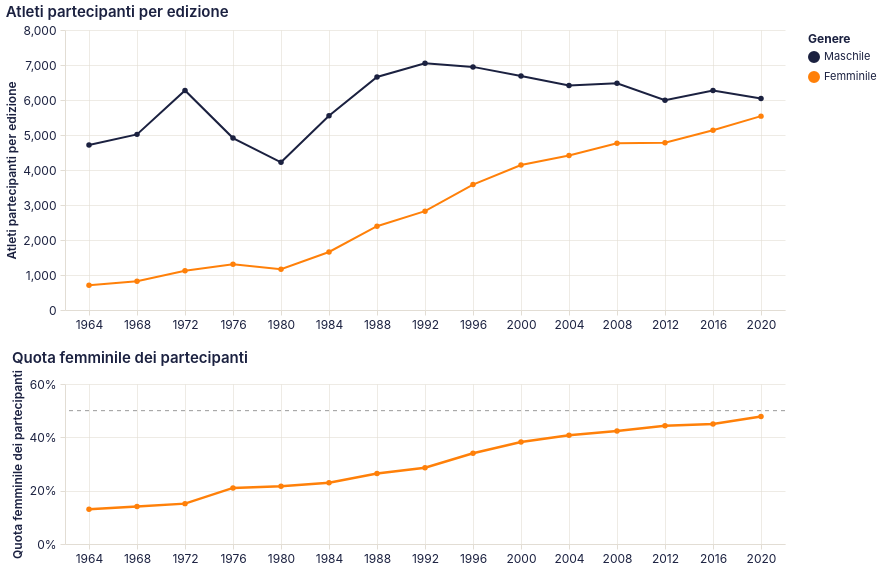

Vega-Lite specification for this chart:
### Vega-Lite specification from a JSON file in a GitHub repository (floating-point values rounded to 4 significant figures)
{"config": {"background": "transparent", "view": {"continuousWidth": 400, "continuousHeight": 300, "stroke": null, "fill": null}, "mark": {"color": "#1b2140"}, "arc": {"fill": "#1b2140"}, "area": {"fill": "#1b2140", "line": true, "fillOpacity": 0.15}, "line": {"stroke": "#1b2140", "strokeWidth": 2}, "path": {"stroke": "#1b2140"}, "rect": {"fill": "#1b2140"}, "bar": {"fill": "#1b2140"}, "point": {"fill": "#1b2140", "filled": true}, "shape": {"stroke": "#1b2140"}, "symbol": {"fill": "#1b2140"}, "title": {"color": "#1b2140", "anchor": "start", "fontSize": 15, "font": "Inter, system-ui, -apple-system, BlinkMacSystemFont, 'Segoe UI', Roboto, sans-serif", "fontWeight": 600, "subtitleColor": "#1b2140", "subtitleFont": "Inter, system-ui, -apple-system, BlinkMacSystemFont, 'Segoe UI', Roboto, sans-serif"}, "axis": {"labelColor": "#1b2140", "labelFontSize": 12, "labelFont": "Inter, system-ui, -apple-system, BlinkMacSystemFont, 'Segoe UI', Roboto, sans-serif", "labelFontWeight": 400, "titleColor": "#1b2140", "titleFont": "Inter, system-ui, -apple-system, BlinkMacSystemFont, 'Segoe UI', Roboto, sans-serif", "titleFontWeight": 600, "titleFontSize": 12, "grid": true, "gridColor": "#e2ddd4", "gridWidth": 0.6, "domainColor": "#e2ddd4", "tickColor": "#e2ddd4", "labelAngle": 0, "labelPadding": 4, "tickSize": 5}, "axisBand": {"grid": false}, "legend": {"labelFontSize": 11, "titleFontSize": 12, "labelFont": "Inter, system-ui, -apple-system, BlinkMacSystemFont, 'Segoe UI', Roboto, sans-serif", "titleFont": "Inter, system-ui, -apple-system, BlinkMacSystemFont, 'Segoe UI', Roboto, sans-serif", "labelColor": "#1b2140", "titleColor": "#1b2140", "symbolType": "circle", "padding": 4}, "range": {"category": ["#1b2140", "#ff8009", "#9a0641", "#ffe34a", "#e7b6af", "#0088b0", "#e03830"]}}, "vconcat": [{"data": {"name": "data-9949773066dc6e33ee15016cefac500a"}, "mark": {"type": "line", "point": true, "strokeWidth": 2}, "encoding": {"color": {"field": "genere", "scale": {"domain": ["Maschile", "Femminile"], "range": ["#1b2140", "#ff8009"]}, "title": "Genere", "type": "nominal"}, "tooltip": [{"field": "year", "title": "Anno", "type": "ordinal"}, {"field": "genere", "title": "Genere", "type": "nominal"}, {"field": "atleti", "format": ",.0f", "title": "Atleti partecipanti per edizione", "type": "quantitative"}], "x": {"axis": {"labelAngle": 0, "title": null}, "field": "year", "type": "ordinal"}, "y": {"field": "atleti", "title": "Atleti partecipanti per edizione", "type": "quantitative"}}, "height": 280, "title": "Atleti partecipanti per edizione", "width": 720}, {"layer": [{"data": {"name": "data-c01c208309bfb941e453b0e94d2e36f6"}, "mark": {"type": "line", "color": "#ff8009", "point": {"color": "#ff8009"}, "strokeWidth": 2.5}, "encoding": {"tooltip": [{"field": "year", "title": "Anno", "type": "ordinal"}, {"field": "quota_f", "format": ".1%", "title": "Quota femminile dei partecipanti", "type": "quantitative"}], "x": {"axis": {"labelAngle": 0, "title": null}, "field": "year", "type": "ordinal"}, "y": {"axis": {"format": "%"}, "field": "quota_f", "scale": {"domain": [0, 0.6]}, "title": "Quota femminile dei partecipanti", "type": "quantitative"}}}, {"data": {"name": "data-ae456247d702c6c353c73adae49361a3"}, "mark": {"type": "rule", "color": "#999999", "strokeDash": [4, 4]}, "encoding": {"y": {"field": "quota_f", "type": "quantitative"}}}], "height": 160, "title": "Quota femminile dei partecipanti", "width": 720}], "$schema": "https://vega.github.io/schema/vega-lite/v6.4.1.json", "datasets": {"data-9949773066dc6e33ee15016cefac500a": [{"year": 1964, "genere": "Femminile", "atleti": 706}, {"year": 1964, "genere": "Maschile", "atleti": 4716}, {"year": 1968, "genere": "Femminile", "atleti": 823}, {"year": 1968, "genere": "Maschile", "atleti": 5018}, {"year": 1972, "genere": "Femminile", "atleti": 1119}, {"year": 1972, "genere": "Maschile", "atleti": 6273}, {"year": 1976, "genere": "Femminile", "atleti": 1308}, {"year": 1976, "genere": "Maschile", "atleti": 4912}, {"year": 1980, "genere": "Femminile", "atleti": 1164}, {"year": 1980, "genere": "Maschile", "atleti": 4219}, {"year": 1984, "genere": "Femminile", "atleti": 1658}, {"year": 1984, "genere": "Maschile", "atleti": 5551}, {"year": 1988, "genere": "Femminile", "atleti": 2395}, {"year": 1988, "genere": "Maschile", "atleti": 6659}, {"year": 1992, "genere": "Femminile", "atleti": 2823}, {"year": 1992, "genere": "Maschile", "atleti": 7052}, {"year": 1996, "genere": "Femminile", "atleti": 3584}, {"year": 1996, "genere": "Maschile", "atleti": 6946}, {"year": 2000, "genere": "Femminile", "atleti": 4144}, {"year": 2000, "genere": "Maschile", "atleti": 6688}, {"year": 2004, "genere": "Femminile", "atleti": 4414}, {"year": 2004, "genere": "Maschile", "atleti": 6413}, {"year": 2008, "genere": "Femminile", "atleti": 4762}, {"year": 2008, "genere": "Maschile", "atleti": 6476}, {"year": 2012, "genere": "Femminile", "atleti": 4776}, {"year": 2012, "genere": "Maschile", "atleti": 5992}, {"year": 2016, "genere": "Femminile", "atleti": 5137}, {"year": 2016, "genere": "Maschile", "atleti": 6269}, {"year": 2020, "genere": "Femminile", "atleti": 5539}, {"year": 2020, "genere": "Maschile", "atleti": 6040}], "data-c01c208309bfb941e453b0e94d2e36f6": [{"year": 1964, "quota_f": 0.1302}, {"year": 1968, "quota_f": 0.1409}, {"year": 1972, "quota_f": 0.1514}, {"year": 1976, "quota_f": 0.2103}, {"year": 1980, "quota_f": 0.2162}, {"year": 1984, "quota_f": 0.23}, {"year": 1988, "quota_f": 0.2645}, {"year": 1992, "quota_f": 0.2859}, {"year": 1996, "quota_f": 0.3404}, {"year": 2000, "quota_f": 0.3826}, {"year": 2004, "quota_f": 0.4077}, {"year": 2008, "quota_f": 0.4237}, {"year": 2012, "quota_f": 0.4435}, {"year": 2016, "quota_f": 0.4504}, {"year": 2020, "quota_f": 0.4784}], "data-ae456247d702c6c353c73adae49361a3": [{"quota_f": 0.5}]}}
